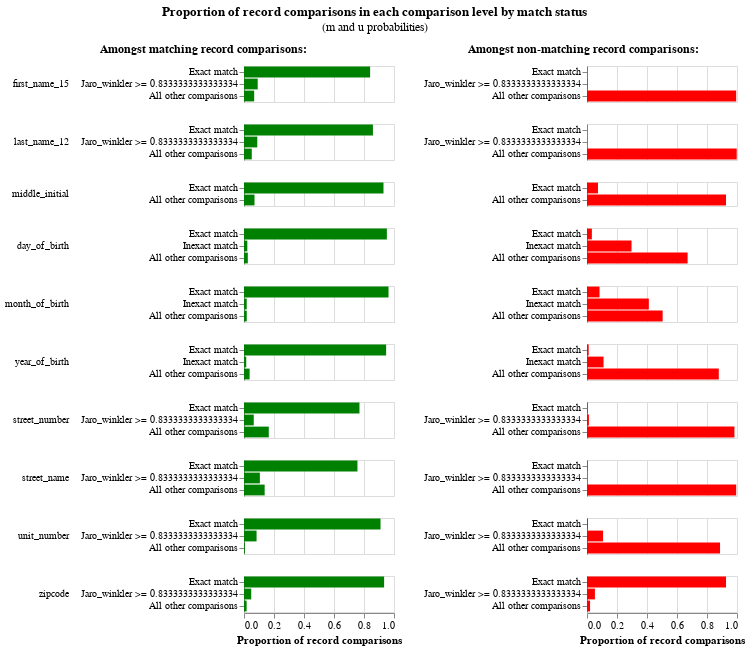

Here is the notebook cell this chart was saved with:
### Code cell
linker.m_u_parameters_chart()

### Figure 1 — Vega-Lite specification as saved in the notebook (floating-point values rounded to 4 significant figures)
{"config": {"view": {"continuousWidth": 300, "continuousHeight": 300, "discreteHeight": 300, "discreteWidth": 400}, "header": {"title": null}, "title": {"anchor": "middle", "offset": 10}}, "hconcat": [{"mark": "bar", "encoding": {"color": {"value": "green"}, "row": {"field": "comparison_name", "header": {"labelAlign": "left", "labelAnchor": "middle", "labelAngle": 0}, "sort": {"field": "comparison_sort_order"}, "type": "nominal"}, "tooltip": [{"field": "m_probability_description", "title": "m probability description", "type": "nominal"}, {"field": "comparison_name", "title": "Comparison column name", "type": "nominal"}, {"field": "label_for_charts", "title": "Label", "type": "ordinal"}, {"field": "sql_condition", "title": "SQL condition", "type": "nominal"}, {"field": "m_probability", "format": ".4p", "title": "m probability", "type": "quantitative"}, {"field": "u_probability", "format": ".4p", "title": "u probability", "type": "quantitative"}, {"field": "bayes_factor", "format": ",.4f", "title": "Bayes factor = m/u", "type": "quantitative"}, {"field": "log2_bayes_factor", "format": ",.4f", "title": "Match weight = log2(m/u)", "type": "quantitative"}], "x": {"axis": {"title": "Proportion of record comparisons"}, "field": "m_probability", "type": "quantitative"}, "y": {"axis": {"title": null}, "field": "label_for_charts", "sort": {"field": "comparison_vector_value", "order": "descending"}, "type": "nominal"}}, "height": {"step": 12}, "resolve": {"scale": {"y": "independent"}}, "title": {"text": "Amongst matching record comparisons:", "fontSize": 12, "fontWeight": "bold"}, "transform": [{"filter": "(datum.bayes_factor != 'no-op filter due to vega lite issue 4680')"}], "width": 150}, {"mark": "bar", "encoding": {"color": {"value": "red"}, "row": {"field": "comparison_name", "header": {"labels": false}, "sort": {"field": "comparison_sort_order"}, "type": "nominal"}, "tooltip": [{"field": "u_probability_description", "title": "u probability description", "type": "nominal"}, {"field": "comparison_name", "title": "Comparison column name", "type": "nominal"}, {"field": "label_for_charts", "title": "Label", "type": "ordinal"}, {"field": "sql_condition", "title": "SQL condition", "type": "nominal"}, {"field": "m_probability", "format": ".4p", "title": "m probability", "type": "quantitative"}, {"field": "u_probability", "format": ".4p", "title": "u probability", "type": "quantitative"}, {"field": "bayes_factor", "format": ",.4f", "title": "Bayes factor = m/u", "type": "quantitative"}, {"field": "log2_bayes_factor", "format": ",.4f", "title": "Match weight = log2(m/u)", "type": "quantitative"}], "x": {"axis": {"title": "Proportion of record comparisons"}, "field": "u_probability", "type": "quantitative"}, "y": {"axis": {"title": null}, "field": "label_for_charts", "sort": {"field": "comparison_vector_value", "order": "descending"}, "type": "nominal"}}, "height": {"step": 12}, "resolve": {"scale": {"y": "independent"}}, "title": {"text": "Amongst non-matching record comparisons:", "fontSize": 12, "fontWeight": "bold"}, "transform": [{"filter": "(datum.bayes_factor != 'no-op filter2 due to vega lite issue 4680')"}], "width": 150}], "data": {"name": "data-71e04eb1f66f3cd197d73600107a4ea3"}, "title": {"text": "Proportion of record comparisons in each comparison level by match status", "subtitle": "(m and u probabilities)"}, "$schema": "https://vega.github.io/schema/vega-lite/v5.9.3.json", "datasets": {"data-71e04eb1f66f3cd197d73600107a4ea3": [{"comparison_name": "first_name_15", "sql_condition": "`first_name_15_l` = `first_name_15_r`", "label_for_charts": "Exact match", "m_probability": 0.8408, "u_probability": 0.001858, "m_probability_description": "Amongst matching record comparisons, 84.08% of records are in the exact match comparison level", "u_probability_description": "Amongst non-matching record comparisons, 0.19% of records are in the exact match comparison level", "has_tf_adjustments": false, "tf_adjustment_column": null, "tf_adjustment_weight": 1.0, "is_null_level": false, "bayes_factor": 452.6, "log2_bayes_factor": 8.822, "comparison_vector_value": 2, "max_comparison_vector_value": 2, "bayes_factor_description": "If comparison level is `exact match` then comparison is 452.57 times more likely to be a match", "probability_two_random_records_match": 1.423e-05, "comparison_sort_order": 0}, {"comparison_name": "first_name_15", "sql_condition": "jaro_winkler(`first_name_15_l`, `first_name_15_r`) >= 0.8333333333333334", "label_for_charts": "Jaro_winkler >= 0.8333333333333334", "m_probability": 0.09139, "u_probability": 0.003548, "m_probability_description": "Amongst matching record comparisons, 9.14% of records are in the jaro_winkler >= 0.8333333333333334 comparison level", "u_probability_description": "Amongst non-matching record comparisons, 0.35% of records are in the jaro_winkler >= 0.8333333333333334 comparison level", "has_tf_adjustments": false, "tf_adjustment_column": null, "tf_adjustment_weight": 1.0, "is_null_level": false, "bayes_factor": 25.76, "log2_bayes_factor": 4.687, "comparison_vector_value": 1, "max_comparison_vector_value": 2, "bayes_factor_description": "If comparison level is `jaro_winkler >= 0.8333333333333334` then comparison is 25.76 times more likely to be a match", "probability_two_random_records_match": 1.423e-05, "comparison_sort_order": 0}, {"comparison_name": "first_name_15", "sql_condition": "ELSE", "label_for_charts": "All other comparisons", "m_probability": 0.06786, "u_probability": 0.9946, "m_probability_description": "Amongst matching record comparisons, 6.79% of records are in the all other comparisons comparison level", "u_probability_description": "Amongst non-matching record comparisons, 99.46% of records are in the all other comparisons comparison level", "has_tf_adjustments": false, "tf_adjustment_column": null, "tf_adjustment_weight": 1.0, "is_null_level": false, "bayes_factor": 0.06823, "log2_bayes_factor": -3.873, "comparison_vector_value": 0, "max_comparison_vector_value": 2, "bayes_factor_description": "If comparison level is `all other comparisons` then comparison is  14.66 times less likely to be a match", "probability_two_random_records_match": 1.423e-05, "comparison_sort_order": 0}, {"comparison_name": "last_name_12", "sql_condition": "`last_name_12_l` = `last_name_12_r`", "label_for_charts": "Exact match", "m_probability": 0.8596, "u_probability": 0.0006538, "m_probability_description": "Amongst matching record comparisons, 85.96% of records are in the exact match comparison level", "u_probability_description": "Amongst non-matching record comparisons, 0.07% of records are in the exact match comparison level", "has_tf_adjustments": false, "tf_adjustment_column": null, "tf_adjustment_weight": 1.0, "is_null_level": false, "bayes_factor": 1315.0, "log2_bayes_factor": 10.36, "comparison_vector_value": 2, "max_comparison_vector_value": 2, "bayes_factor_description": "If comparison level is `exact match` then comparison is 1,314.80 times more likely to be a match", "probability_two_random_records_match": 1.423e-05, "comparison_sort_order": 1}, {"comparison_name": "last_name_12", "sql_condition": "jaro_winkler(`last_name_12_l`, `last_name_12_r`) >= 0.8333333333333334", "label_for_charts": "Jaro_winkler >= 0.8333333333333334", "m_probability": 0.08856, "u_probability": 0.001233, "m_probability_description": "Amongst matching record comparisons, 8.86% of records are in the jaro_winkler >= 0.8333333333333334 comparison level", "u_probability_description": "Amongst non-matching record comparisons, 0.12% of records are in the jaro_winkler >= 0.8333333333333334 comparison level", "has_tf_adjustments": false, "tf_adjustment_column": null, "tf_adjustment_weight": 1.0, "is_null_level": false, "bayes_factor": 71.8, "log2_bayes_factor": 6.166, "comparison_vector_value": 1, "max_comparison_vector_value": 2, "bayes_factor_description": "If comparison level is `jaro_winkler >= 0.8333333333333334` then comparison is 71.80 times more likely to be a match", "probability_two_random_records_match": 1.423e-05, "comparison_sort_order": 1}, {"comparison_name": "last_name_12", "sql_condition": "ELSE", "label_for_charts": "All other comparisons", "m_probability": 0.05187, "u_probability": 0.9981, "m_probability_description": "Amongst matching record comparisons, 5.19% of records are in the all other comparisons comparison level", "u_probability_description": "Amongst non-matching record comparisons, 99.81% of records are in the all other comparisons comparison level", "has_tf_adjustments": false, "tf_adjustment_column": null, "tf_adjustment_weight": 1.0, "is_null_level": false, "bayes_factor": 0.05197, "log2_bayes_factor": -4.266, "comparison_vector_value": 0, "max_comparison_vector_value": 2, "bayes_factor_description": "If comparison level is `all other comparisons` then comparison is  19.24 times less likely to be a match", "probability_two_random_records_match": 1.423e-05, "comparison_sort_order": 1}, {"comparison_name": "middle_initial", "sql_condition": "`middle_initial_l` = `middle_initial_r`", "label_for_charts": "Exact match", "m_probability": 0.9299, "u_probability": 0.07314, "m_probability_description": "Amongst matching record comparisons, 92.99% of records are in the exact match comparison level", "u_probability_description": "Amongst non-matching record comparisons, 7.31% of records are in the exact match comparison level", "has_tf_adjustments": false, "tf_adjustment_column": null, "tf_adjustment_weight": 1.0, "is_null_level": false, "bayes_factor": 12.71, "log2_bayes_factor": 3.668, "comparison_vector_value": 1, "max_comparison_vector_value": 1, "bayes_factor_description": "If comparison level is `exact match` then comparison is 12.71 times more likely to be a match", "probability_two_random_records_match": 1.423e-05, "comparison_sort_order": 2}, {"comparison_name": "middle_initial", "sql_condition": "ELSE", "label_for_charts": "All other comparisons", "m_probability": 0.07007, "u_probability": 0.9269, "m_probability_description": "Amongst matching record comparisons, 7.01% of records are in the all other comparisons comparison level", "u_probability_description": "Amongst non-matching record comparisons, 92.69% of records are in the all other comparisons comparison level", "has_tf_adjustments": false, "tf_adjustment_column": null, "tf_adjustment_weight": 1.0, "is_null_level": false, "bayes_factor": 0.07559, "log2_bayes_factor": -3.726, "comparison_vector_value": 0, "max_comparison_vector_value": 1, "bayes_factor_description": "If comparison level is `all other comparisons` then comparison is  13.23 times less likely to be a match", "probability_two_random_records_match": 1.423e-05, "comparison_sort_order": 2}, {"comparison_name": "day_of_birth", "sql_condition": "`day_of_birth_l` = `day_of_birth_r`", "label_for_charts": "Exact match", "m_probability": 0.9525, "u_probability": 0.03243, "m_probability_description": "Amongst matching record comparisons, 95.25% of records are in the exact match comparison level", "u_probability_description": "Amongst non-matching record comparisons, 3.24% of records are in the exact match comparison level", "has_tf_adjustments": false, "tf_adjustment_column": null, "tf_adjustment_weight": 1.0, "is_null_level": false, "bayes_factor": 29.37, "log2_bayes_factor": 4.876, "comparison_vector_value": 2, "max_comparison_vector_value": 2, "bayes_factor_description": "If comparison level is `exact match` then comparison is 29.37 times more likely to be a match", "probability_two_random_records_match": 1.423e-05, "comparison_sort_order": 3}, {"comparison_name": "day_of_birth", "sql_condition": "abs(day_of_birth_l - day_of_birth_r) <= 5", "label_for_charts": "Inexact match", "m_probability": 0.02212, "u_probability": 0.2969, "m_probability_description": "Amongst matching record comparisons, 2.21% of records are in the inexact match comparison level", "u_probability_description": "Amongst non-matching record comparisons, 29.69% of records are in the inexact match comparison level", "has_tf_adjustments": false, "tf_adjustment_column": null, "tf_adjustment_weight": 1.0, "is_null_level": false, "bayes_factor": 0.0745, "log2_bayes_factor": -3.747, "comparison_vector_value": 1, "max_comparison_vector_value": 2, "bayes_factor_description": "If comparison level is `inexact match` then comparison is  13.42 times less likely to be a match", "probability_two_random_records_match": 1.423e-05, "comparison_sort_order": 3}, {"comparison_name": "day_of_birth", "sql_condition": "ELSE", "label_for_charts": "All other comparisons", "m_probability": 0.0254, "u_probability": 0.6707, "m_probability_description": "Amongst matching record comparisons, 2.54% of records are in the all other comparisons comparison level", "u_probability_description": "Amongst non-matching record comparisons, 67.07% of records are in the all other comparisons comparison level", "has_tf_adjustments": false, "tf_adjustment_column": null, "tf_adjustment_weight": 1.0, "is_null_level": false, "bayes_factor": 0.03787, "log2_bayes_factor": -4.723, "comparison_vector_value": 0, "max_comparison_vector_value": 2, "bayes_factor_description": "If comparison level is `all other comparisons` then comparison is  26.41 times less likely to be a match", "probability_two_random_records_match": 1.423e-05, "comparison_sort_order": 3}, {"comparison_name": "month_of_birth", "sql_condition": "`month_of_birth_l` = `month_of_birth_r`", "label_for_charts": "Exact match", "m_probability": 0.9635, "u_probability": 0.08348, "m_probability_description": "Amongst matching record comparisons, 96.35% of records are in the exact match comparison level", "u_probability_description": "Amongst non-matching record comparisons, 8.35% of records are in the exact match comparison level", "has_tf_adjustments": false, "tf_adjustment_column": null, "tf_adjustment_weight": 1.0, "is_null_level": false, "bayes_factor": 11.54, "log2_bayes_factor": 3.529, "comparison_vector_value": 2, "max_comparison_vector_value": 2, "bayes_factor_description": "If comparison level is `exact match` then comparison is 11.54 times more likely to be a match", "probability_two_random_records_match": 1.423e-05, "comparison_sort_order": 4}, {"comparison_name": "month_of_birth", "sql_condition": "abs(month_of_birth_l - month_of_birth_r) <= 3", "label_for_charts": "Inexact match", "m_probability": 0.0181, "u_probability": 0.4123, "m_probability_description": "Amongst matching record comparisons, 1.81% of records are in the inexact match comparison level", "u_probability_description": "Amongst non-matching record comparisons, 41.23% of records are in the inexact match comparison level", "has_tf_adjustments": false, "tf_adjustment_column": null, "tf_adjustment_weight": 1.0, "is_null_level": false, "bayes_factor": 0.0439, "log2_bayes_factor": -4.51, "comparison_vector_value": 1, "max_comparison_vector_value": 2, "bayes_factor_description": "If comparison level is `inexact match` then comparison is  22.78 times less likely to be a match", "probability_two_random_records_match": 1.423e-05, "comparison_sort_order": 4}, {"comparison_name": "month_of_birth", "sql_condition": "ELSE", "label_for_charts": "All other comparisons", "m_probability": 0.01841, "u_probability": 0.5042, "m_probability_description": "Amongst matching record comparisons, 1.84% of records are in the all other comparisons comparison level", "u_probability_description": "Amongst non-matching record comparisons, 50.42% of records are in the all other comparisons comparison level", "has_tf_adjustments": false, "tf_adjustment_column": null, "tf_adjustment_weight": 1.0, "is_null_level": false, "bayes_factor": 0.03651, "log2_bayes_factor": -4.775, "comparison_vector_value": 0, "max_comparison_vector_value": 2, "bayes_factor_description": "If comparison level is `all other comparisons` then comparison is  27.39 times less likely to be a match", "probability_two_random_records_match": 1.423e-05, "comparison_sort_order": 4}, {"comparison_name": "year_of_birth", "sql_condition": "`year_of_birth_l` = `year_of_birth_r`", "label_for_charts": "Exact match", "m_probability": 0.9475, "u_probability": 0.01116, "m_probability_description": "Amongst matching record comparisons, 94.75% of records are in the exact match comparison level", "u_probability_description": "Amongst non-matching record comparisons, 1.12% of records are in the exact match comparison level", "has_tf_adjustments": false, "tf_adjustment_column": null, "tf_adjustment_weight": 1.0, "is_null_level": false, "bayes_factor": 84.9, "log2_bayes_factor": 6.408, "comparison_vector_value": 2, "max_comparison_vector_value": 2, "bayes_factor_description": "If comparison level is `exact match` then comparison is 84.90 times more likely to be a match", "probability_two_random_records_match": 1.423e-05, "comparison_sort_order": 5}, {"comparison_name": "year_of_birth", "sql_condition": "abs(year_of_birth_l - year_of_birth_r) <= 5", "label_for_charts": "Inexact match", "m_probability": 0.01494, "u_probability": 0.1103, "m_probability_description": "Amongst matching record comparisons, 1.49% of records are in the inexact match comparison level", "u_probability_description": "Amongst non-matching record comparisons, 11.03% of records are in the inexact match comparison level", "has_tf_adjustments": false, "tf_adjustment_column": null, "tf_adjustment_weight": 1.0, "is_null_level": false, "bayes_factor": 0.1355, "log2_bayes_factor": -2.884, "comparison_vector_value": 1, "max_comparison_vector_value": 2, "bayes_factor_description": "If comparison level is `inexact match` then comparison is  7.38 times less likely to be a match", "probability_two_random_records_match": 1.423e-05, "comparison_sort_order": 5}, {"comparison_name": "year_of_birth", "sql_condition": "ELSE", "label_for_charts": "All other comparisons", "m_probability": 0.03755, "u_probability": 0.8786, "m_probability_description": "Amongst matching record comparisons, 3.76% of records are in the all other comparisons comparison level", "u_probability_description": "Amongst non-matching record comparisons, 87.86% of records are in the all other comparisons comparison level", "has_tf_adjustments": false, "tf_adjustment_column": null, "tf_adjustment_weight": 1.0, "is_null_level": false, "bayes_factor": 0.04274, "log2_bayes_factor": -4.548, "comparison_vector_value": 0, "max_comparison_vector_value": 2, "bayes_factor_description": "If comparison level is `all other comparisons` then comparison is  23.40 times less likely to be a match", "probability_two_random_records_match": 1.423e-05, "comparison_sort_order": 5}, {"comparison_name": "street_number", "sql_condition": "`street_number_l` = `street_number_r`", "label_for_charts": "Exact match", "m_probability": 0.7698, "u_probability": 0.004323, "m_probability_description": "Amongst matching record comparisons, 76.98% of records are in the exact match comparison level", "u_probability_description": "Amongst non-matching record comparisons, 0.43% of records are in the exact match comparison level", "has_tf_adjustments": false, "tf_adjustment_column": null, "tf_adjustment_weight": 1.0, "is_null_level": false, "bayes_factor": 178.1, "log2_bayes_factor": 7.476, "comparison_vector_value": 2, "max_comparison_vector_value": 2, "bayes_factor_description": "If comparison level is `exact match` then comparison is 178.06 times more likely to be a match", "probability_two_random_records_match": 1.423e-05, "comparison_sort_order": 6}, {"comparison_name": "street_number", "sql_condition": "jaro_winkler(`street_number_l`, `street_number_r`) >= 0.8333333333333334", "label_for_charts": "Jaro_winkler >= 0.8333333333333334", "m_probability": 0.06502, "u_probability": 0.01267, "m_probability_description": "Amongst matching record comparisons, 6.50% of records are in the jaro_winkler >= 0.8333333333333334 comparison level", "u_probability_description": "Amongst non-matching record comparisons, 1.27% of records are in the jaro_winkler >= 0.8333333333333334 comparison level", "has_tf_adjustments": false, "tf_adjustment_column": null, "tf_adjustment_weight": 1.0, "is_null_level": false, "bayes_factor": 5.129, "log2_bayes_factor": 2.359, "comparison_vector_value": 1, "max_comparison_vector_value": 2, "bayes_factor_description": "If comparison level is `jaro_winkler >= 0.8333333333333334` then comparison is 5.13 times more likely to be a match", "probability_two_random_records_match": 1.423e-05, "comparison_sort_order": 6}, {"comparison_name": "street_number", "sql_condition": "ELSE", "label_for_charts": "All other comparisons", "m_probability": 0.1652, "u_probability": 0.983, "m_probability_description": "Amongst matching record comparisons, 16.52% of records are in the all other comparisons comparison level", "u_probability_description": "Amongst non-matching record comparisons, 98.30% of records are in the all other comparisons comparison level", "has_tf_adjustments": false, "tf_adjustment_column": null, "tf_adjustment_weight": 1.0, "is_null_level": false, "bayes_factor": 0.1681, "log2_bayes_factor": -2.573, "comparison_vector_value": 0, "max_comparison_vector_value": 2, "bayes_factor_description": "If comparison level is `all other comparisons` then comparison is  5.95 times less likely to be a match", "probability_two_random_records_match": 1.423e-05, "comparison_sort_order": 6}, {"comparison_name": "street_name", "sql_condition": "`street_name_l` = `street_name_r`", "label_for_charts": "Exact match", "m_probability": 0.7564, "u_probability": 0.003636, "m_probability_description": "Amongst matching record comparisons, 75.64% of records are in the exact match comparison level", "u_probability_description": "Amongst non-matching record comparisons, 0.36% of records are in the exact match comparison level", "has_tf_adjustments": false, "tf_adjustment_column": null, "tf_adjustment_weight": 1.0, "is_null_level": false, "bayes_factor": 208.0, "log2_bayes_factor": 7.701, "comparison_vector_value": 2, "max_comparison_vector_value": 2, "bayes_factor_description": "If comparison level is `exact match` then comparison is 208.02 times more likely to be a match", "probability_two_random_records_match": 1.423e-05, "comparison_sort_order": 7}, {"comparison_name": "street_name", "sql_condition": "jaro_winkler(`street_name_l`, `street_name_r`) >= 0.8333333333333334", "label_for_charts": "Jaro_winkler >= 0.8333333333333334", "m_probability": 0.1058, "u_probability": 0.001781, "m_probability_description": "Amongst matching record comparisons, 10.58% of records are in the jaro_winkler >= 0.8333333333333334 comparison level", "u_probability_description": "Amongst non-matching record comparisons, 0.18% of records are in the jaro_winkler >= 0.8333333333333334 comparison level", "has_tf_adjustments": false, "tf_adjustment_column": null, "tf_adjustment_weight": 1.0, "is_null_level": false, "bayes_factor": 59.43, "log2_bayes_factor": 5.893, "comparison_vector_value": 1, "max_comparison_vector_value": 2, "bayes_factor_description": "If comparison level is `jaro_winkler >= 0.8333333333333334` then comparison is 59.43 times more likely to be a match", "probability_two_random_records_match": 1.423e-05, "comparison_sort_order": 7}, {"comparison_name": "street_name", "sql_condition": "ELSE", "label_for_charts": "All other comparisons", "m_probability": 0.1378, "u_probability": 0.9946, "m_probability_description": "Amongst matching record comparisons, 13.78% of records are in the all other comparisons comparison level", "u_probability_description": "Amongst non-matching record comparisons, 99.46% of records are in the all other comparisons comparison level", "has_tf_adjustments": false, "tf_adjustment_column": null, "tf_adjustment_weight": 1.0, "is_null_level": false, "bayes_factor": 0.1385, "log2_bayes_factor": -2.852, "comparison_vector_value": 0, "max_comparison_vector_value": 2, "bayes_factor_description": "If comparison level is `all other comparisons` then comparison is  7.22 times less likely to be a match", "probability_two_random_records_match": 1.423e-05, "comparison_sort_order": 7}, {"comparison_name": "unit_number", "sql_condition": "`unit_number_l` = `unit_number_r`", "label_for_charts": "Exact match", "m_probability": 0.9102, "u_probability": 0.005927, "m_probability_description": "Amongst matching record comparisons, 91.02% of records are in the exact match comparison level", "u_probability_description": "Amongst non-matching record comparisons, 0.59% of records are in the exact match comparison level", "has_tf_adjustments": false, "tf_adjustment_column": null, "tf_adjustment_weight": 1.0, "is_null_level": false, "bayes_factor": 153.6, "log2_bayes_factor": 7.263, "comparison_vector_value": 2, "max_comparison_vector_value": 2, "bayes_factor_description": "If comparison level is `exact match` then comparison is 153.58 times more likely to be a match", "probability_two_random_records_match": 1.423e-05, "comparison_sort_order": 8}, {"comparison_name": "unit_number", "sql_condition": "jaro_winkler(`unit_number_l`, `unit_number_r`) >= 0.8333333333333334", "label_for_charts": "Jaro_winkler >= 0.8333333333333334", "m_probability": 0.08381, "u_probability": 0.1071, "m_probability_description": "Amongst matching record comparisons, 8.38% of records are in the jaro_winkler >= 0.8333333333333334 comparison level", "u_probability_description": "Amongst non-matching record comparisons, 10.71% of records are in the jaro_winkler >= 0.8333333333333334 comparison level", "has_tf_adjustments": false, "tf_adjustment_column": null, "tf_adjustment_weight": 1.0, "is_null_level": false, "bayes_factor": 0.7826, "log2_bayes_factor": -0.3537, "comparison_vector_value": 1, "max_comparison_vector_value": 2, "bayes_factor_description": "If comparison level is `jaro_winkler >= 0.8333333333333334` then comparison is  1.28 times less likely to be a match", "probability_two_random_records_match": 1.423e-05, "comparison_sort_order": 8}, {"comparison_name": "unit_number", "sql_condition": "ELSE", "label_for_charts": "All other comparisons", "m_probability": 0.00601, "u_probability": 0.887, "m_probability_description": "Amongst matching record comparisons, 0.60% of records are in the all other comparisons comparison level", "u_probability_description": "Amongst non-matching record comparisons, 88.70% of records are in the all other comparisons comparison level", "has_tf_adjustments": false, "tf_adjustment_column": null, "tf_adjustment_weight": 1.0, "is_null_level": false, "bayes_factor": 0.006775, "log2_bayes_factor": -7.206, "comparison_vector_value": 0, "max_comparison_vector_value": 2, "bayes_factor_description": "If comparison level is `all other comparisons` then comparison is  147.60 times less likely to be a match", "probability_two_random_records_match": 1.423e-05, "comparison_sort_order": 8}, {"comparison_name": "zipcode", "sql_condition": "`zipcode_l` = `zipcode_r`", "label_for_charts": "Exact match", "m_probability": 0.9341, "u_probability": 0.9268, "m_probability_description": "Amongst matching record comparisons, 93.41% of records are in the exact match comparison level", "u_probability_description": "Amongst non-matching record comparisons, 92.68% of records are in the exact match comparison level", "has_tf_adjustments": false, "tf_adjustment_column": null, "tf_adjustment_weight": 1.0, "is_null_level": false, "bayes_factor": 1.008, "log2_bayes_factor": 0.01136, "comparison_vector_value": 2, "max_comparison_vector_value": 2, "bayes_factor_description": "If comparison level is `exact match` then comparison is 1.01 times more likely to be a match", "probability_two_random_records_match": 1.423e-05, "comparison_sort_order": 9}, {"comparison_name": "zipcode", "sql_condition": "jaro_winkler(`zipcode_l`, `zipcode_r`) >= 0.8333333333333334", "label_for_charts": "Jaro_winkler >= 0.8333333333333334", "m_probability": 0.04826, "u_probability": 0.05276, "m_probability_description": "Amongst matching record comparisons, 4.83% of records are in the jaro_winkler >= 0.8333333333333334 comparison level", "u_probability_description": "Amongst non-matching record comparisons, 5.28% of records are in the jaro_winkler >= 0.8333333333333334 comparison level", "has_tf_adjustments": false, "tf_adjustment_column": null, "tf_adjustment_weight": 1.0, "is_null_level": false, "bayes_factor": 0.9147, "log2_bayes_factor": -0.1287, "comparison_vector_value": 1, "max_comparison_vector_value": 2, "bayes_factor_description": "If comparison level is `jaro_winkler >= 0.8333333333333334` then comparison is  1.09 times less likely to be a match", "probability_two_random_records_match": 1.423e-05, "comparison_sort_order": 9}, {"comparison_name": "zipcode", "sql_condition": "ELSE", "label_for_charts": "All other comparisons", "m_probability": 0.01761, "u_probability": 0.02044, "m_probability_description": "Amongst matching record comparisons, 1.76% of records are in the all other comparisons comparison level", "u_probability_description": "Amongst non-matching record comparisons, 2.04% of records are in the all other comparisons comparison level", "has_tf_adjustments": false, "tf_adjustment_column": null, "tf_adjustment_weight": 1.0, "is_null_level": false, "bayes_factor": 0.8617, "log2_bayes_factor": -0.2148, "comparison_vector_value": 0, "max_comparison_vector_value": 2, "bayes_factor_description": "If comparison level is `all other comparisons` then comparison is  1.16 times less likely to be a match", "probability_two_random_records_match": 1.423e-05, "comparison_sort_order": 9}]}}
